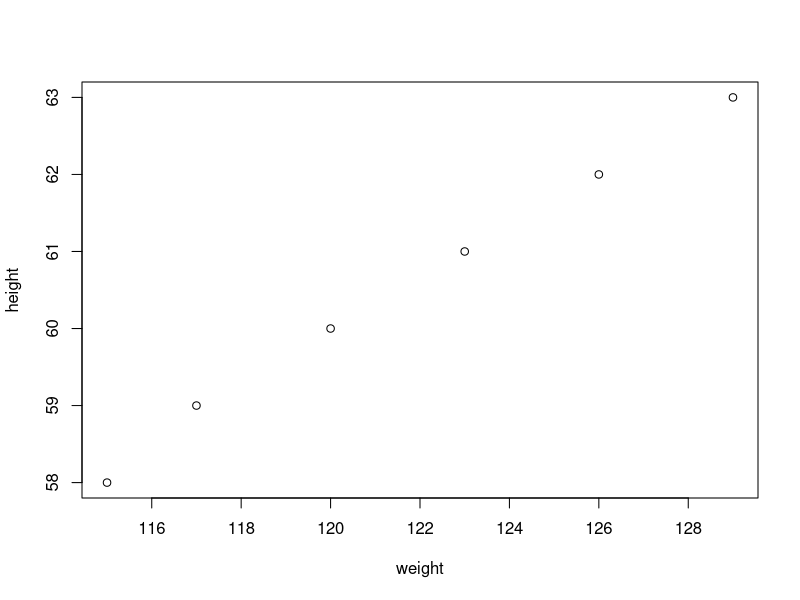

The R script that drew this image:
#!/usr/bin/env Rscript
height <- c(58, 59, 60, 61, 62, 63)
weight <- c(115, 117, 120, 123, 126, 129)
mean(height)
sd(weight)
cor(height, weight)
plot(weight, height)

